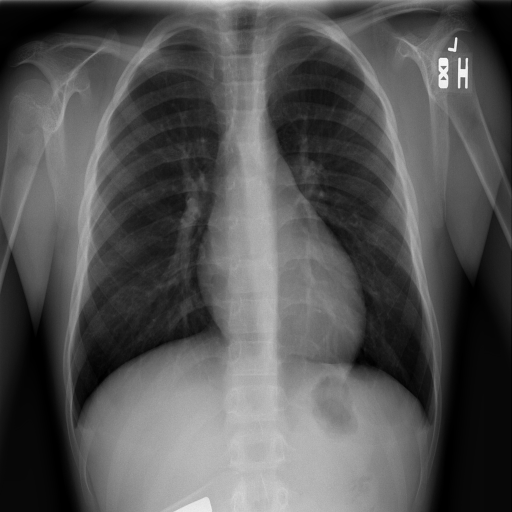
#> input picture image/00003308_001.png, 1024 x 1024 px, found by its file name (shown at 1/2 size)
$ jupyter execute Detect.ipynb   (older library calls are emulated)
#> lines starting #> are read from the running program, lines starting #| are printed output that depends on the picture
[cell 1]
from tensorflow.keras.models import load_model
from PIL import ImageFile, Image
import cv2
import numpy as np
import base64
import keras
import matplotlib.pyplot as plt

im = Image.open('/home/ai_car/Preprocessing-MedicalImage/image/00003308_001.png')
#> im is the input picture: PIL image 1024x1024 L; min 0, max 253, mean 84.3

# [45 lines left out: functions estimate_blur, toBase64HardScores, CheckBlurImage, not called in this run]

[cell 2]
def sobelOperator(img):
    container = np.copy(img)
    size = container.shape
#> size = (1024, 1024)
    for i in range(1, size[0] - 1):
        for j in range(1, size[1] - 1):
            gx = (img[i - 1][j - 1] + 2*img[i][j - 1] + img[i + 1][j - 1]) - (img[i - 1][j + 1] + 2*img[i][j + 1] + img[i + 1][j + 1])
            gy = (img[i - 1][j - 1] + 2*img[i - 1][j] + img[i - 1][j + 1]) - (img[i + 1][j - 1] + 2*img[i + 1][j] + img[i + 1][j + 1])
            container[i][j] = min(255, np.sqrt(gx**2 + gy**2))
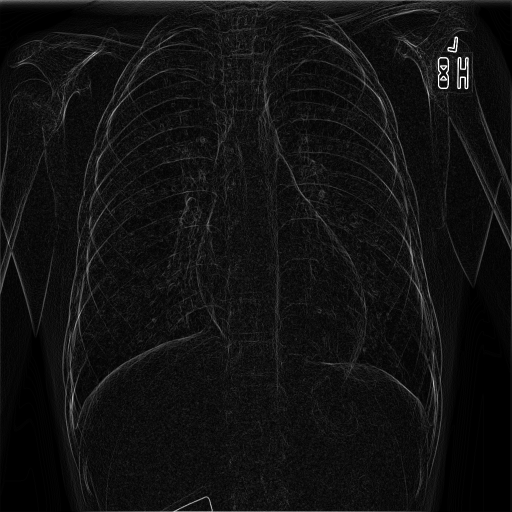
#> container: shape (1024, 1024) (shown at 1/2 size); min 0, max 255, mean 17.3
    return container

img = cv2.cvtColor(cv2.imread("/home/ai_car/Preprocessing-MedicalImage/image/00003308_001.png"), cv2.COLOR_BGR2GRAY)
img = sobelOperator(img)
img = cv2.cvtColor(img, cv2.COLOR_GRAY2RGB)
plt.imshow(img)

[cell 3]
from scipy import ndimage

xray_image_laplace_gaussian = ndimage.gaussian_laplace(im, sigma=1)
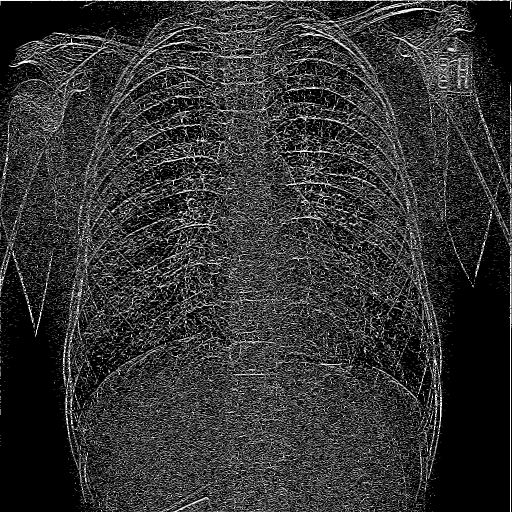
#> xray_image_laplace_gaussian: shape (1024, 1024) (shown at 1/2 size); min 0, max 255, mean 50.1
x_ray_image_gaussian_gradient = ndimage.gaussian_gradient_magnitude(im, sigma=2)
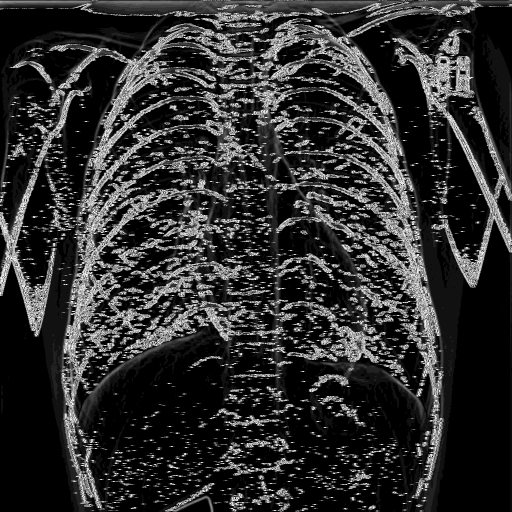
#> x_ray_image_gaussian_gradient: shape (1024, 1024) (shown at 1/2 size); min 0, max 15, mean 2.77; drawn with min black and max white
x_sobel = ndimage.sobel(im, axis=0)
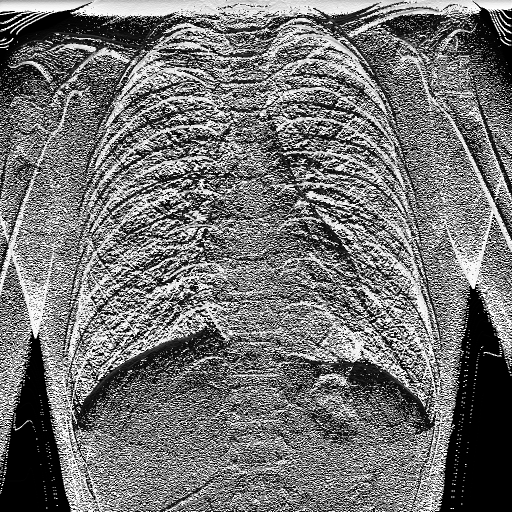
#> x_sobel: shape (1024, 1024) (shown at 1/2 size); min 0, max 255, mean 114
y_sobel = ndimage.sobel(im, axis=1)
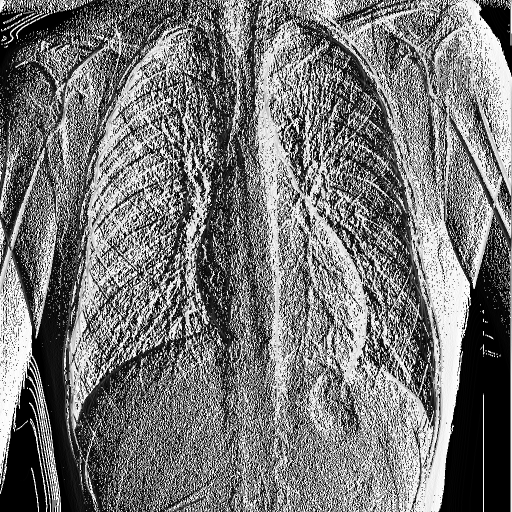
#> y_sobel: shape (1024, 1024) (shown at 1/2 size); min 0, max 255, mean 117.5

xray_image_sobel = np.hypot(x_sobel, y_sobel)
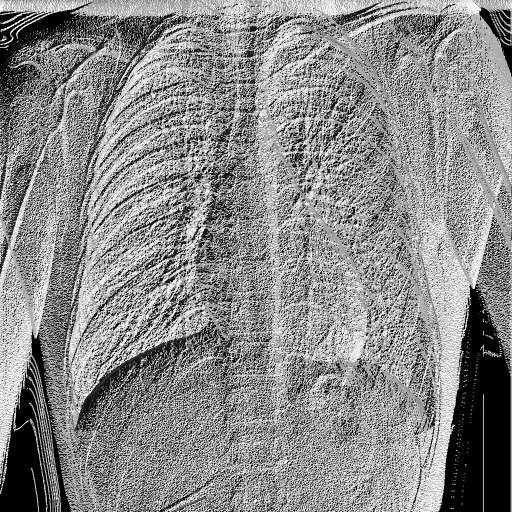
#> xray_image_sobel: shape (1024, 1024) float16 (shown at 1/2 size); min 0, max 360.5, mean 194.2; drawn with min black and max white

xray_image_sobel *= 255.0 / np.max(xray_image_sobel)
print("The data type - before: ", xray_image_sobel.dtype)
#| The data type - before:  float16

xray_image_sobel = xray_image_sobel.astype("float32")

print("The data type - after: ", xray_image_sobel.dtype)
#| The data type - after:  float32

fourier_gaussian = ndimage.fourier_gaussian(im, sigma=0.05)

x_prewitt = ndimage.prewitt(fourier_gaussian, axis=0)
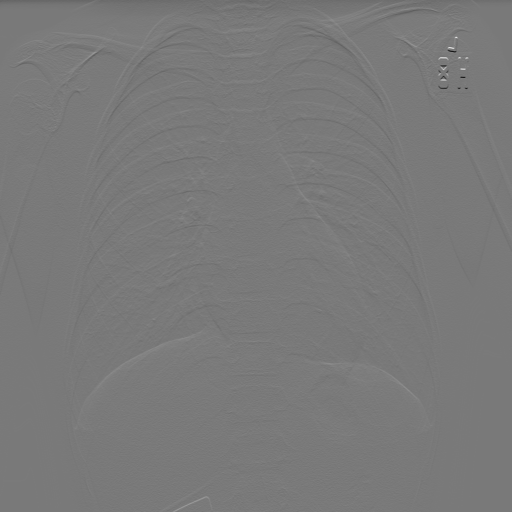
#> x_prewitt: shape (1024, 1024) float64 (shown at 1/2 size); min -452.5, max 493.6, mean -0.2; drawn with min black and max white
y_prewitt = ndimage.prewitt(fourier_gaussian, axis=1)

xray_image_canny = np.hypot(x_prewitt, y_prewitt)
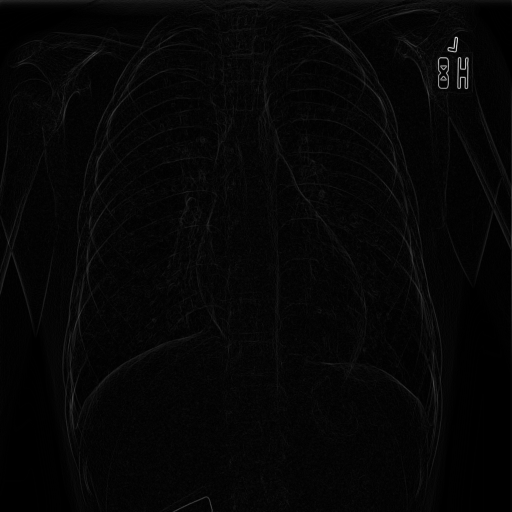
#> xray_image_canny: shape (1024, 1024) float64 (shown at 1/2 size); min 0, max 527.5, mean 12.8; drawn with min black and max white

xray_image_canny *= 255.0 / np.max(xray_image_canny)

print("The data type - ", xray_image_canny.dtype)
#| The data type -  float64

[cell 4]
fig, axes = plt.subplots(nrows=1, ncols=3, figsize=(15, 15))

axes[0].set_title("Original")
axes[0].imshow(im, cmap="gray")
axes[1].set_title("Sobel (edges) - grayscale")
axes[1].imshow(xray_image_sobel, cmap="gray")
axes[2].set_title("Sobel (edges) - CMRmap")
axes[2].imshow(xray_image_sobel, cmap="CMRmap")
for i in axes:
    i.axis("off")
plt.show()
